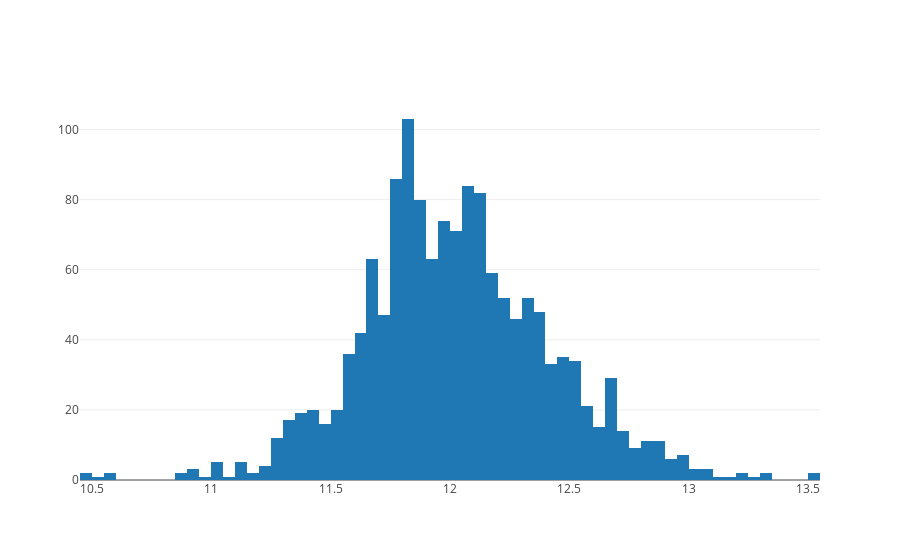

This figure's notebook cell:
### Markdown cell above
Lets try the log of the target varirable

### Code cell
data = go.Histogram(x=np.log(train.SalePrice))
fig = [data]
py.iplot(fig)

### Figure 1 — Plotly figure (JSON) as saved in the notebook; plotly's stock layout.template omitted (floating-point values rounded to 4 significant figures; data arrays with more than 128 entries replaced by an {"elided": "..."} marker saying what was removed)
{"data": [{"type": "histogram", "uid": "aab3be1d-a20d-47df-989e-ab57ba79358b", "x": {"elided": "1460 float values"}}], "layout": {}}
